Frame 1 (no input): blank canvas, image omitted
Frame 60 (the mouse pressed at the canvas centre just before this capture): blank canvas, image omitted
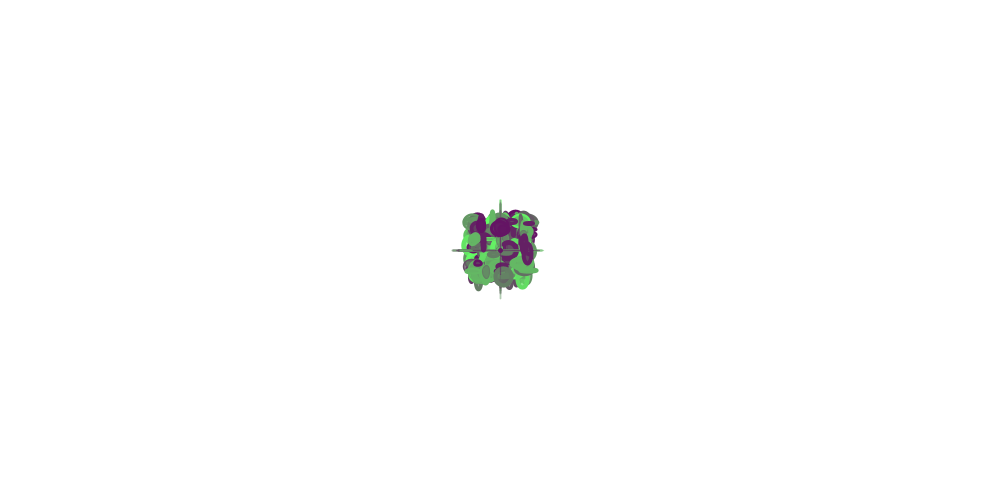
Frame 120 (the mouse held since frame 60 and released just before this capture)

The Processing sketch whose frames 1 and 60 were blank and that drew this single picture after the mouse press (run headless with seeded random() and noise(); from frame 60 on, the mouse is pressed at the canvas centre):

// Processing sketch: processing_91792
// ── processing_91792.pde

float col;

void setup() {
  size(1000,500);
  background(255);
  smooth();
}

void draw() {
  if(mousePressed) {
    drawPoint(mouseX, mouseY);
  }
}

void drawPoint(int x, int y) {
  col = random(0,255);
  stroke(100,col,100);
  strokeWeight(random(1,10));
  point(x,y);
  drawPoints(x,y);
  
  drawLines(x,y);
}

void drawPoints(int x, int y) {
  for(int i=0; i<5; i++) {
    stroke(100,col,100);
    strokeWeight(random(1,5));
    fill(100,col,100,191);
    ellipse(x+random(-30,30),y+random(-30,30), random(1,20), random(1,20));
  }
}

void drawLines(int x, int y) {
  strokeWeight(random(1,3));
  float x2 = x + random(-50,50);
  float y2 = y + random(-50,50);
  stroke(100,col,100,127);
  line(x,y,x2,y);
  line(x,y,x,y2);
}
